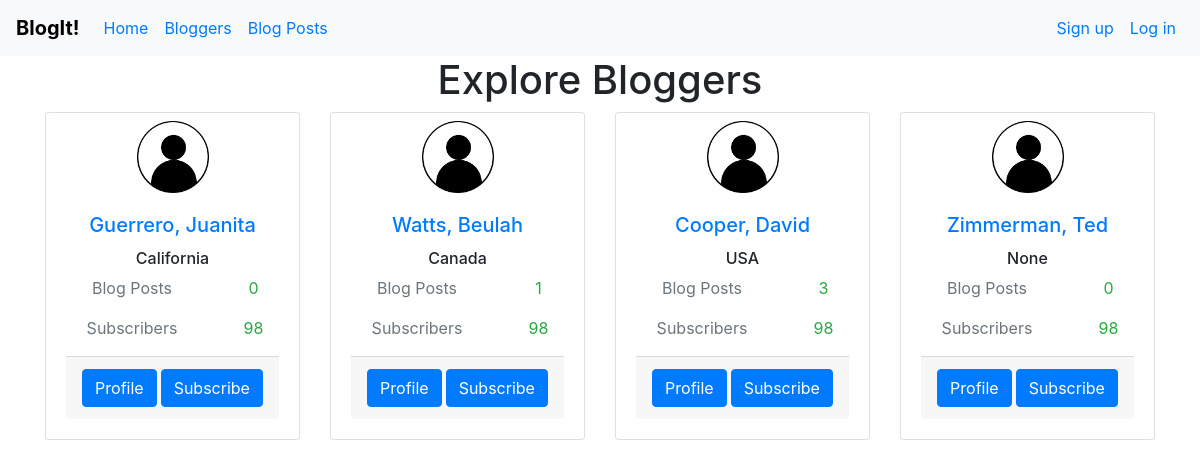
/blog/bloggers/, run on the app's committed database.
### blog/models.py (models this page shows, shortened)
class BlogAuthor(models.Model):
    user = models.OneToOneField(User, on_delete=models.CASCADE, null=True)
    bio = models.TextField(max_length=200, null=True, blank=True, help_text="Write a few words about yourself here...")
    location = models.CharField(max_length=30, null=True, blank=True)
    date_of_birth = models.DateField(null=True, blank=True)
    date_of_death = models.DateField(null=True, blank=True)
    class Meta:
        ordering = ['user', 'bio']
    def get_absolute_url(self):
        return reverse('blogger-detail', args=[str(self.id)])
        pass
    def __str__(self):
        return f'{self.user.last_name}, {self.user.first_name}'

class BlogPost(models.Model):
    title = models.CharField(max_length=100, help_text="Enter a short and crisp title here.")
    description = models.TextField(max_length=2000, help_text="Write your thoughts in detail here.")
    author = models.ForeignKey(BlogAuthor, on_delete=models.SET_NULL, null=True)
    post_date = models.DateField(default=date.today)
    categories = models.ManyToManyField(BlogCategory, blank=True,
                                        help_text=mark_safe("Select zero or more categories, or <a href='/blog/blog/category-create/'>click here</a> to create a new category."))
    class Meta:
        ordering = ["-post_date"]

### blog/views.py (the view)
# urls.py: path('bloggers/', views.BlogAuthorListView.as_view(), name='bloggers'),
class BlogAuthorListView(generic.ListView):
    model = BlogAuthor
    paginate_by = 10

### blog/templates/blog/blogauthor_list.html
{% extends "base_generic.html" %}
{% block content %}
<h1 class="text-center">Explore Bloggers</h1>
{% if blogauthor_list %}
<div class="card-deck text-center">
    {% for blogauthor in blogauthor_list %}
    <div class="card">
        <div class="mt-2 text-center">
    	{% load static %}
        <img class="rounded align-center" src="{% static 'images/default-avatar.png' %}" alt="Profile picture" height="72" width="72" />
        </div>
        <div class="card-body">
            <h5 class="card-title"><a href="{{ blogauthor.get_absolute_url }}">{{ blogauthor }}</a></h5>
            <h6 class>{{ blogauthor.location}}</h6>
            <div class="card-text">
                <div class="row d-flex justify-content-between" style="word-wrap: break-word;">
                    <div class="col-8">
                    <p class="text-muted">Blog Posts</p>
                    </div>
                    <div class="col-4">
                    <p class="text-success">{{ blogauthor.blogpost_set.all|length }}</p>
                    </div>
                </div>
                <div class="row d-flex justify-content-between" style="word-wrap: break-word;">
                    <div class="col-8">
                    <p class="text-muted">Subscribers</p>
                    </div>
                    <div class="col-4">
                    <p class="text-success">98</p>
                    </div>
                </div>
            </div>
            <div class="card-footer d-flex justify-content-center">
                <a href="{{ blogauthor.get_absolute_url }}" class="btn btn-md btn-primary mr-1">Profile</a>
                <a href="#" class="btn btn-md btn-primary">Subscribe</a>
            </div>
        </div>
    </div>
    {% endfor %}
</div>
{% else %}
<p>There are no bloggers as of yet...</p>
{% endif %}
{% endblock %}

### blog/templates/base_generic.html (shortened to what this page needs)
<!DOCTYPE html>
<html>
    <head>
        <link rel="stylesheet" href="https://maxcdn.bootstrapcdn.com/bootstrap/4.5.2/css/bootstrap.min.css" />
    </head>
    <body>
        {% block navbar %}
        <nav class="navbar navbar-expand-md navbar-light bg-light">
            <a class="navbar-brand" style="color: #000;" href="{% url 'index' %}"><strong>BlogIt!</strong></a>
            <div class="collapse navbar-collapse" id="navbarNav">
                <ul class="navbar-nav mr-auto">
                    <li class="nav-item">
                        <a class="nav-link text-primary" href="{% url 'index' %}">Home</a>
                    </li>
                    <li class="nav-item">
                        <a class="nav-link text-primary" href="{% url 'bloggers' %}">Bloggers</a>
                    </li>
                    <li class="nav-item">
                        <a class="nav-link text-primary" href="{% url 'blogs' %}">Blog Posts</a>
                    </li>
                </ul>
                <ul class="navbar-nav">
                    {% if user.is_authenticated %}
                        {% load static %}
                    {% else %}
                    <li class="nav-item"><a class="nav-link text-primary" href="{% url 'signup'%}">Sign up</a></li>
                    <li class="nav-item"><a class="nav-link text-primary" href="{% url 'login'%}">Log in</a></li>
                    {% endif %}
                </ul>
            </div>
        </nav>
        {% endblock %}
        <div class="container">
            {% block content %}{% endblock %}
        </div>
    </body>
</html>

### data on the page
BlogAuthor: user.first_name "Guerrero, Juanita", location "California", blogpost_set.all|length "0"
BlogAuthor: user.first_name "Watts, Beulah", location "Canada", blogpost_set.all|length "1"
BlogAuthor: user.first_name "Cooper, David", location "USA", blogpost_set.all|length "3"
BlogAuthor: user.first_name "Zimmerman, Ted", location "None", blogpost_set.all|length "0"
